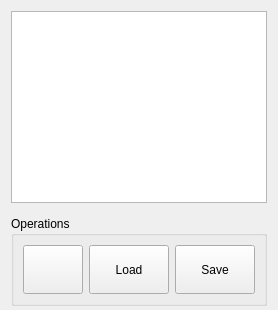
     <widget class="QWidget" name="ClassRelationsTab">
      <attribute name="title">
       <string>Class Relations</string>
      </attribute>
      <layout class="QVBoxLayout" name="verticalLayout_5">
       <item>
        <widget class="QTableWidget" name="class_relations"/>
       </item>
       <item>
        <widget class="QGroupBox" name="groupBox_4">
         <property name="sizePolicy">
          <sizepolicy hsizetype="Preferred" vsizetype="Minimum">
           <horstretch>0</horstretch>
           <verstretch>0</verstretch>
          </sizepolicy>
         </property>
         <property name="minimumSize">
          <size>
           <width>75</width>
           <height>90</height>
          </size>
         </property>
         <property name="maximumSize">
          <size>
           <width>16777215</width>
           <height>75</height>
          </size>
         </property>
         <property name="title">
          <string>Operations</string>
         </property>
         <layout class="QHBoxLayout" name="horizontalLayout_4">
          <item>
           <widget class="QPushButton" name="pushButton_12">
            <property name="sizePolicy">
             <sizepolicy hsizetype="Minimum" vsizetype="Preferred">
              <horstretch>0</horstretch>
              <verstretch>0</verstretch>
             </sizepolicy>
            </property>
            <property name="maximumSize">
             <size>
              <width>75</width>
              <height>16777215</height>
             </size>
            </property>
            <property name="text">
             <string/>
            </property>
            <property name="icon">
             <iconset resource="main.qrc">
              <normaloff>:/assets/refresh.ico</normaloff>:/assets/refresh.ico</iconset>
            </property>
            <property name="iconSize">
             <size>
              <width>48</width>
              <height>48</height>
             </size>
            </property>
           </widget>
          </item>
          <item>
           <widget class="QPushButton" name="pushButton_9">
            <property name="sizePolicy">
             <sizepolicy hsizetype="Minimum" vsizetype="Expanding">
              <horstretch>0</horstretch>
              <verstretch>0</verstretch>
             </sizepolicy>
            </property>
            <property name="text">
             <string>Load</string>
            </property>
            <property name="icon">
             <iconset resource="main.qrc">
              <normaloff>:/assets/load.png</normaloff>:/assets/load.png</iconset>
            </property>
            <property name="iconSize">
             <size>
              <width>48</width>
              <height>48</height>
             </size>
            </property>
           </widget>
          </item>
          <item>
           <widget class="QPushButton" name="pushButton_8">
            <property name="sizePolicy">
             <sizepolicy hsizetype="Minimum" vsizetype="Expanding">
              <horstretch>0</horstretch>
              <verstretch>0</verstretch>
             </sizepolicy>
            </property>
            <property name="text">
             <string>Save</string>
            </property>
            <property name="icon">
             <iconset resource="main.qrc">
              <normaloff>:/assets/save.png</normaloff>:/assets/save.png</iconset>
            </property>
            <property name="iconSize">
             <size>
              <width>48</width>
              <height>48</height>
             </size>
            </property>
           </widget>
          </item>
         </layout>
        </widget>
       </item>
      </layout>
     </widget>
